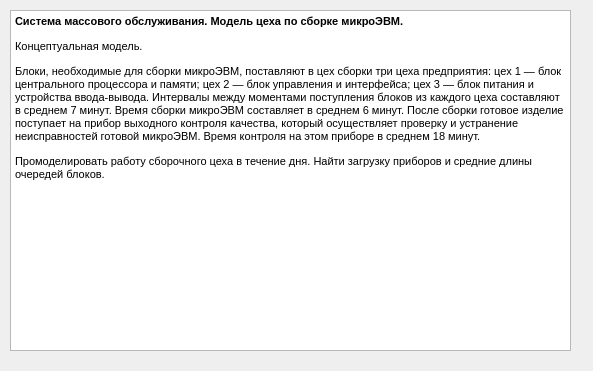
<?xml version="1.0" encoding="UTF-8"?>
<ui version="4.0">
 <class>Task</class>
 <widget class="QDialog" name="Task">
  <property name="geometry">
   <rect>
    <x>0</x>
    <y>0</y>
    <width>593</width>
    <height>371</height>
   </rect>
  </property>
  <property name="windowTitle">
   <string>Dialog</string>
  </property>
  <widget class="QTextEdit" name="textEdit">
   <property name="geometry">
    <rect>
     <x>10</x>
     <y>10</y>
     <width>561</width>
     <height>341</height>
    </rect>
   </property>
   <property name="html">
    <string>&lt;!DOCTYPE HTML PUBLIC &quot;-//W3C//DTD HTML 4.0//EN&quot; &quot;http://www.w3.org/TR/REC-html40/strict.dtd&quot;&gt;
&lt;html&gt;&lt;head&gt;&lt;meta name=&quot;qrichtext&quot; content=&quot;1&quot; /&gt;&lt;style type=&quot;text/css&quot;&gt;
p, li { white-space: pre-wrap; }
&lt;/style&gt;&lt;/head&gt;&lt;body style=&quot; font-family:'MS Shell Dlg 2'; font-size:8.25pt; font-weight:400; font-style:normal;&quot;&gt;
&lt;p style=&quot; margin-top:12px; margin-bottom:0px; margin-left:0px; margin-right:0px; -qt-block-indent:0; text-indent:0px;&quot;&gt;&lt;span style=&quot; font-family:'MS Shell Dlg 2'; font-size:8pt; font-weight:600;&quot;&gt;Система массового обслуживания. Модель цеха по сборке микроЭВМ. &lt;/span&gt;&lt;/p&gt;
&lt;p style=&quot; margin-top:12px; margin-bottom:12px; margin-left:0px; margin-right:0px; -qt-block-indent:0; text-indent:0px;&quot;&gt;&lt;span style=&quot; font-family:'MS Shell Dlg 2'; font-size:8pt;&quot;&gt;Концептуальная модель. &lt;/span&gt;&lt;/p&gt;
&lt;p style=&quot; margin-top:12px; margin-bottom:12px; margin-left:0px; margin-right:0px; -qt-block-indent:0; text-indent:0px;&quot;&gt;&lt;span style=&quot; font-family:'MS Shell Dlg 2'; font-size:8pt;&quot;&gt;Блоки, необходимые для сборки микроЭВМ, поставляют в цех сборки три цеха предприятия: цех 1 — блок центрального процессора и памяти; цех 2 — блок управления и интерфейса; цех 3 — блок питания и устройства ввода-вывода. Интервалы между моментами поступления блоков из каждого цеха составляют в среднем 7 минут. Время сборки микроЭВМ составляет в среднем 6 минут. После сборки готовое изделие поступает на прибор выходного контроля качества, который осуществляет проверку и устранение неисправностей готовой микроЭВМ. Время контроля на этом приборе в среднем 18 минут. &lt;/span&gt;&lt;/p&gt;
&lt;p style=&quot; margin-top:12px; margin-bottom:12px; margin-left:0px; margin-right:0px; -qt-block-indent:0; text-indent:0px;&quot;&gt;&lt;span style=&quot; font-family:'MS Shell Dlg 2'; font-size:8pt;&quot;&gt;Промоделировать работу сборочного цеха в течение дня. Найти загрузку приборов и средние длины очередей блоков. &lt;/span&gt;&lt;/p&gt;
&lt;p style=&quot; margin-top:12px; margin-bottom:12px; margin-left:0px; margin-right:0px; -qt-block-indent:0; text-indent:0px;&quot;&gt;&lt;img src=&quot;:/new/prefix1/qSxem.jpg&quot; /&gt;&lt;/p&gt;&lt;/body&gt;&lt;/html&gt;</string>
   </property>
  </widget>
 </widget>
 <resources/>
 <connections/>
</ui>
